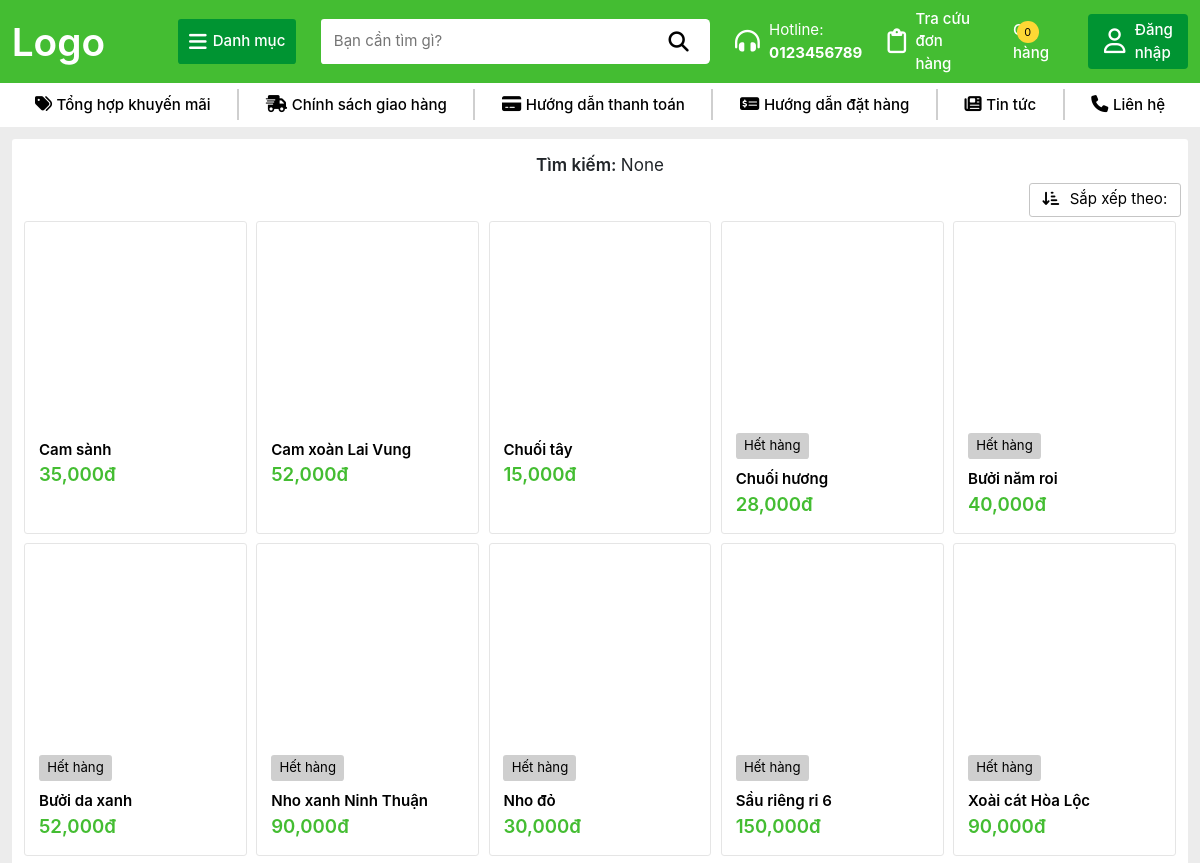
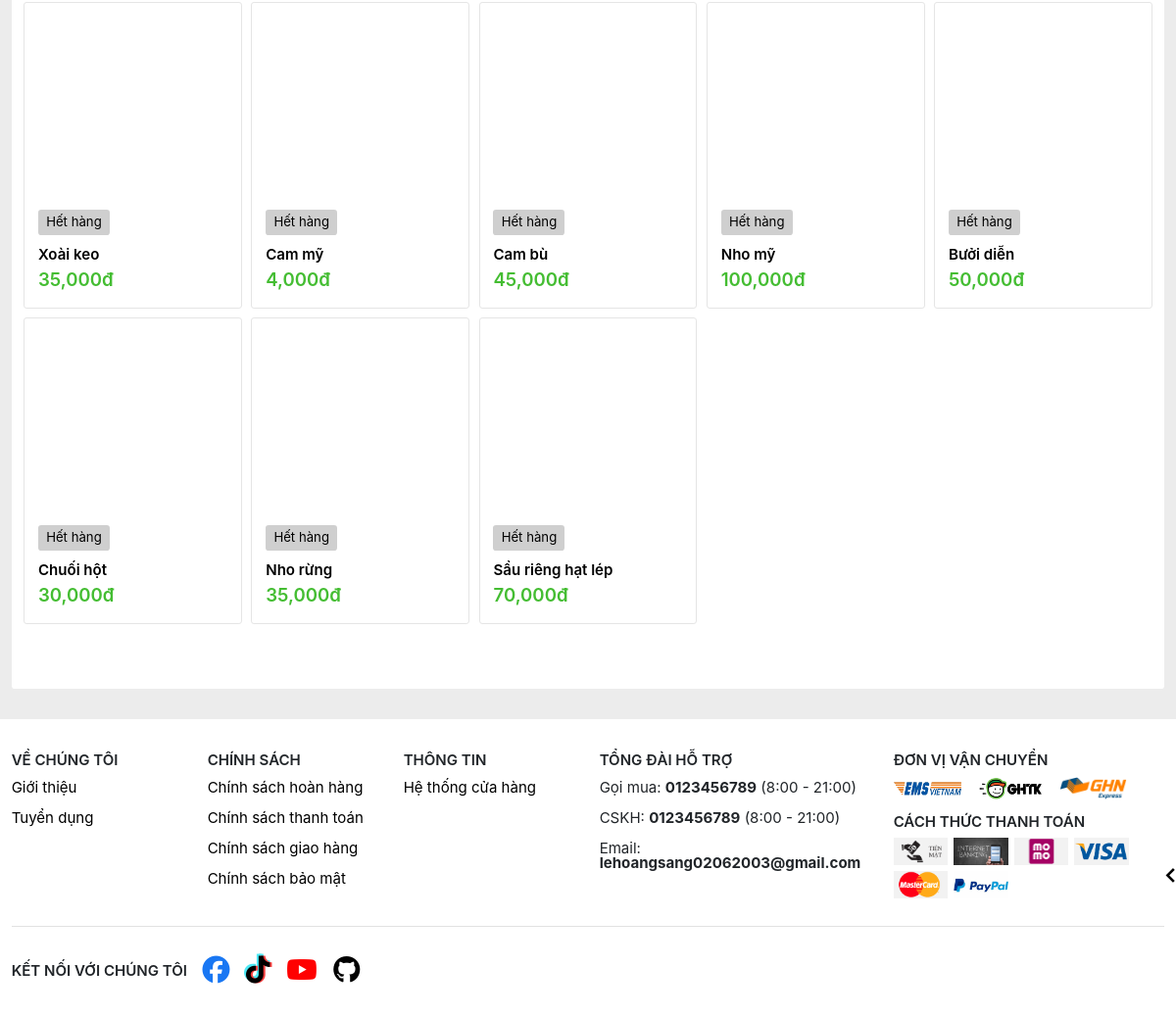
The page /timkiem/ on the database as committed earlier (2 pictures, top to bottom).
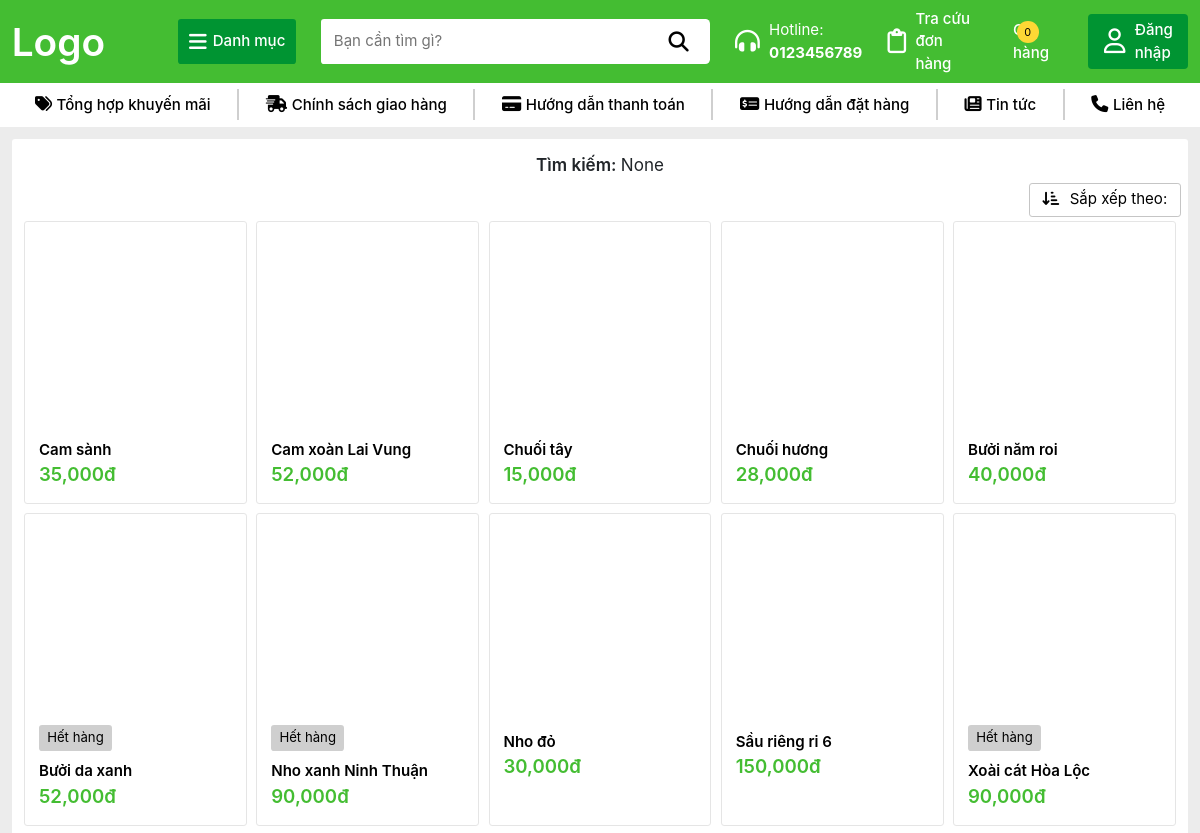
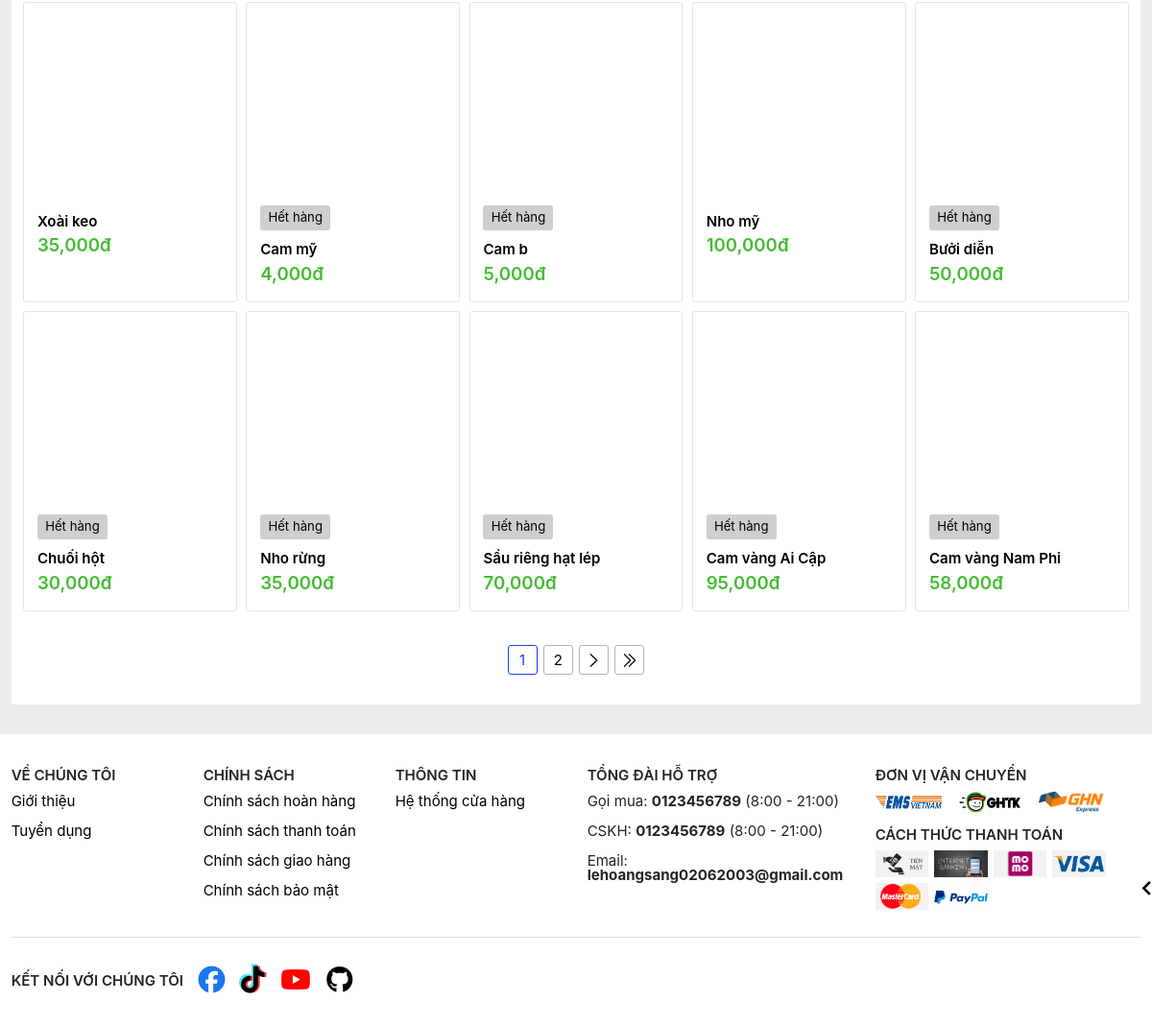
The same page on the database as committed later (2 pictures, top to bottom).
### TraiCay/models.py (models this page shows, shortened)
class SanPham(models.Model):
    MaSP = models.CharField(max_length=10, primary_key=True)
    MaLoai = models.ForeignKey(Loai, on_delete=models.SET_NULL, null=True)
    TenSP = models.CharField(max_length=100, unique=True)
    DonGia = models.DecimalField(max_digits=10, decimal_places=2)
    MoTa = models.TextField()
    def HinhAnh(self):
        hinhanhsp = self.hinhanhsp_set.first()
        return hinhanhsp.HinhAnh if hinhanhsp else None
    def TonKho(self):
        return sum([chitiet.SoLuongTon for chitiet in self.chitietkho_set.all()])

### TraiCay/views.py (the view)
# urls.py: path('timkiem/', views.tim_kiem, name='TimKiem'),
def tim_kiem(request):
    query = request.GET.get('q')
    if query:
        sanpham = SanPham.objects.filter(TenSP__icontains=query)
    else:
        sanpham = SanPham.objects.all()
    sort = request.GET.get('s')
    if sort == 'random':
        sanpham = sanpham.order_by('?')
    elif sort == 'p-asc':
        sanpham = sanpham.order_by('DonGia')
    elif sort == 'p-desc':
        sanpham = sanpham.order_by('-DonGia')
    elif sort == 'n-asc':
        sanpham = sanpham.order_by('TenSP')
    elif sort == 'n-desc':
        sanpham = sanpham.order_by('-TenSP')
    limit = 20
    page = request.GET.get('page', 1)
    sanpham_paginator = Paginator(sanpham, limit)
    try:
        sanpham_page = sanpham_paginator.get_page(page)
    except PageNotAnInteger:
        sanpham_page = sanpham_paginator.get_page(1)
    except EmtyPage:
        sanpham_page = sanpham_paginator.get_page(sanpham_paginator.num_pages)
    current_page = sanpham_page.number
    num_pages = sanpham_paginator.num_pages
    page_range = sanpham_paginator.page_range
    previous_page = current_page - 1
    next_page = current_page + 1
    start_page = current_page - 1 if current_page > 1 else 1
    end_page = current_page + 1 if current_page < num_pages else num_pages
    context = {
        'value': query,
        'Fruits': sanpham_page,
        'current_page': current_page,
        'num_pages': num_pages,
        'page_range': page_range,
        'previous_page': previous_page,
        'next_page': next_page,
        'start_page': start_page,
        'end_page': end_page,
    }
    return render(request, 'timkiem.html', context)

### TraiCay/templates/timkiem.html (shortened to what this page needs)
{% extends 'layout/base.html' %}
{% block content %}
    {% load humanize %}
    {% load static %}
<section class="search-list">
    <div class="search-value d-flex align-items-center justify-content-center">
        <h3>
            Tìm kiếm:
            <span>{{value}}</span>
        </h3>
    </div>
    {% if not Fruits %}
        <div class="search-error d-flex flex-column align-items-center">
            <div class="error-search-image d-flex justify-content-center">
                <img src="{% static 'images/emotes/genshin-impact-emote.png' %}" alt="" />
            </div>
            <form action="/timkiem" method="GET" class="form-search-error d-flex">
                <input type="search" class="input-search-error" name="q" value="{{value}}" placeholder="Tìm kiếm" />
                <button class="submit-search-error" type="submit">Tìm kiếm</button>
            </form>
            <div class="error-search-message d-flex flex-column align-items-center">
                <span>
                    Rất tiếc, chúng tôi không tìm thấy kết quả cho từ khóa của bạn
                </span>
                <span>
                    Vui lòng kiểm tra chính tả, sử dụng các từ tổng quát hơn và thử lại!
                </span>
            </div>
        </div>
    {% else %}
        <div class="sort-dropdown-box d-flex justify-content-end">
            <div class="sort-dropdown">
                <button class="sort-dropdown-btn">
                    <i class="fa-solid fa-arrow-down-short-wide"></i>
                    Sắp xếp theo:
                </button>
            </div>
        </div>
        <div class="product-search-item-list">
            {% for fruit in Fruits %}
                <div class="product-search-item">
                    <div class="product-box">
                        <a href="/sanpham/{{fruit.MaSP}}" class="product-link">
                            <div class="product-image lazy-loading">
                            </div>
                        </a>
                        {% if fruit.TonKho <= 0 %}
                            <div class="out-of-stock mt-1 text-center">
                                Hết hàng
                            </div>
                        {% endif %}
                        <a href="/sanpham/{{fruit.MaSP}}" class="product-link">
                            <div class="product-name">
                                {{fruit.TenSP}}
                            </div>
                        </a>
                        <div class="product-price d-flex align-items-center">
                            <span>{{ fruit.DonGia|floatformat:"0"|intcomma }}đ</span>
                        </div>
                    </div>
                </div>
            {% endfor %}
        </div>
    {% endif %}
    <div class="pagination-box d-flex justify-content-center align-items-center">
        {% if num_pages > 1 %}
        <ul class="pagination d-flex align-items-center p-0 m-0">
            {% for page_num in page_range %}
                {% if page_num >= start_page and page_num <= end_page %}
                    <li class="pagination-item {% if page_num == current_page %}active{% endif %}">
                        <a href="?page={{ page_num }}">
                            {{ page_num }}
                        </a>
                    </li>
                {% endif %}
            {% endfor %}
            {% if current_page < num_pages %}
                <li class="pagination-item">
                    <a href="?page={{ next_page }}">
                        <img src="{% static 'images/icons/chevron-right.png' %}" alt="" class="pagination-icon" />
                    </a>
                </li>
                <li class="pagination-item">
                    <a href="?page={{ num_pages }}">
                        <img src="{% static 'images/icons/double-chevron-right.png' %}" alt="" class="pagination-icon" />
                    </a>
                </li>
            {% endif %}
        </ul>
    {% endif %}
    </div>
</section>
{% endblock %}

Rows that differ between the two databases and show on the page:
shown differently, row unchanged: SanPham "Chuối hương": no longer shows "Hết hàng"
shown differently, row unchanged: SanPham "Bưởi năm roi": no longer shows "Hết hàng"
shown differently, row unchanged: SanPham "Nho đỏ": no longer shows "Hết hàng"
shown differently, row unchanged: SanPham "Sầu riêng ri 6": no longer shows "Hết hàng"
shown differently, row unchanged: SanPham "Xoài keo": no longer shows "Hết hàng"
changed SanPham: TenSP "Cam bù" → "Cam b"; DonGia "45,000" → "5,000"
shown differently, row unchanged: SanPham "Nho mỹ": no longer shows "Hết hàng"
added SanPham: shows "Hết hàng", TenSP "Cam vàng Ai Cập", DonGia "95,000"
added SanPham: shows "Hết hàng", TenSP "Cam vàng Nam Phi", DonGia "58,000"
Other text that changed with them:
new list line: "1"
new list line: "2"
